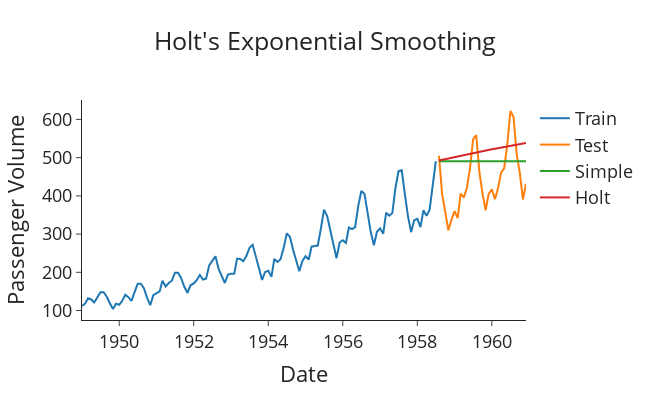

Write notebook code for a chart like this one.
### Code cell
plot_func(forecasts_simple, forecasts_holt, "Holt's Exponential Smoothing")
